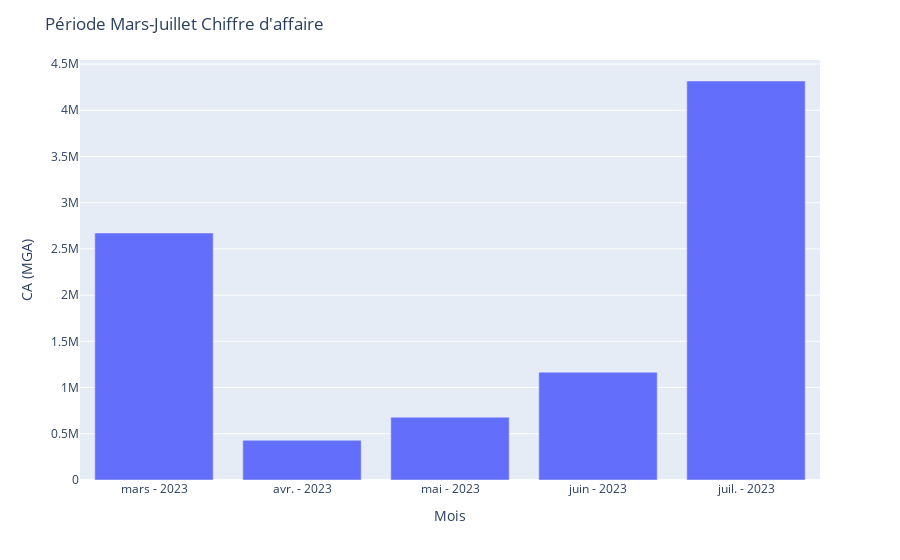

Source (notebook cell):
### Code cell
fig = px.bar(df_monthly,x='MY',y='ca')
fig.update_layout(xaxis_title="Mois",yaxis_title="CA (MGA)",title="Période Mars-Juillet Chiffre d'affaire")

### Figure 1 — Plotly figure (JSON) as saved in the notebook; plotly's stock layout.template omitted (floating-point values rounded to 4 significant figures)
{"data": [{"alignmentgroup": "True", "hovertemplate": "MY=%{x}<br>ca=%{y}<extra></extra>", "legendgroup": "", "marker": {"color": "#636efa", "pattern": {"shape": ""}}, "name": "", "offsetgroup": "", "orientation": "v", "showlegend": false, "textposition": "auto", "type": "bar", "x": ["mars - 2023", "avr. - 2023", "mai - 2023", "juin - 2023", "juil. - 2023"], "xaxis": "x", "y": [2671900, 429800, 679500, 1165900, 4316300], "yaxis": "y"}], "layout": {"barmode": "relative", "legend": {"tracegroupgap": 0}, "margin": {"t": 60}, "title": {"text": "Période Mars-Juillet Chiffre d'affaire"}, "xaxis": {"anchor": "y", "domain": [0, 1], "title": {"text": "Mois"}}, "yaxis": {"anchor": "x", "domain": [0, 1], "title": {"text": "CA (MGA)"}}}}
